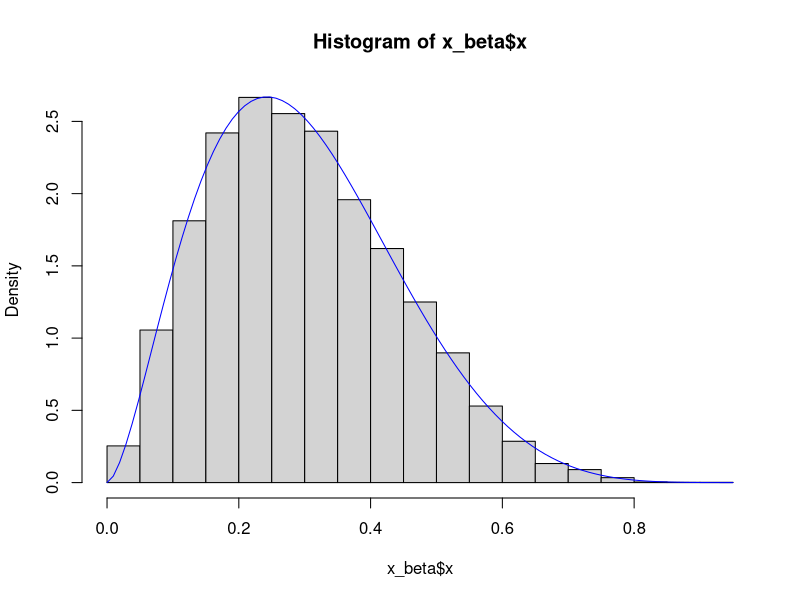
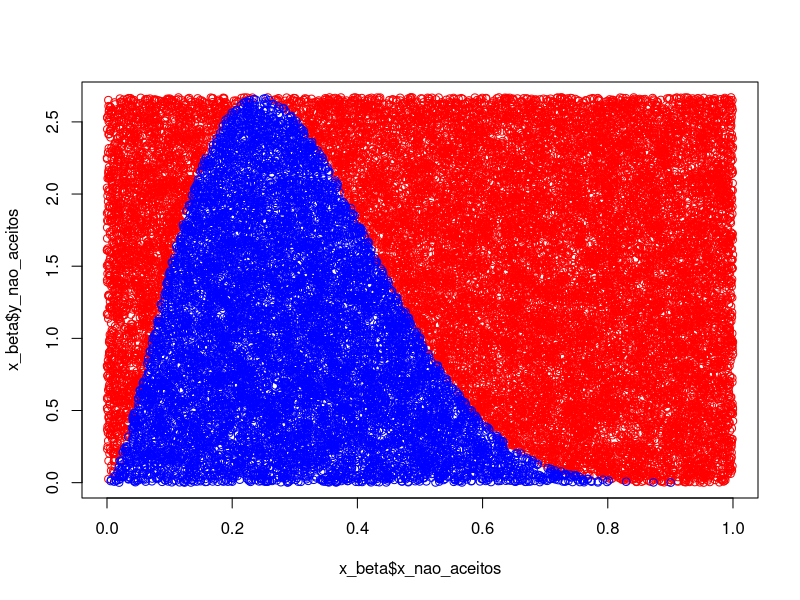
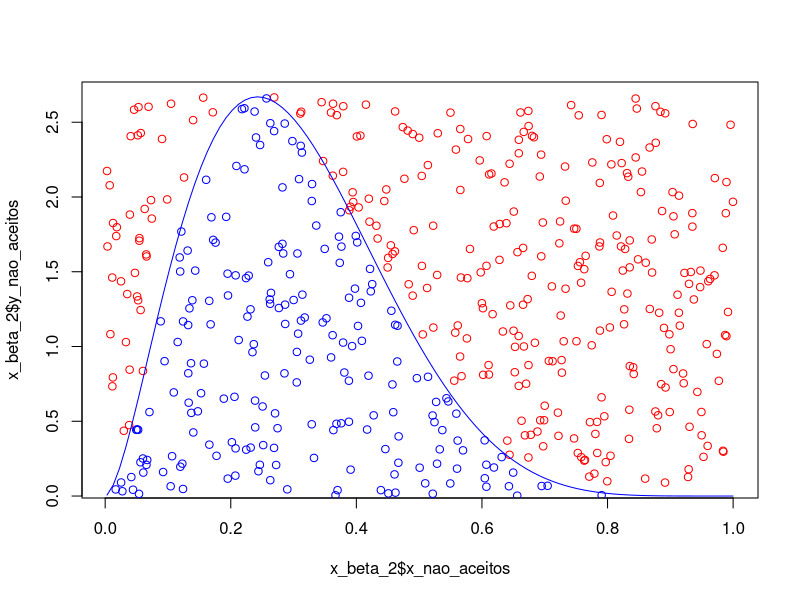
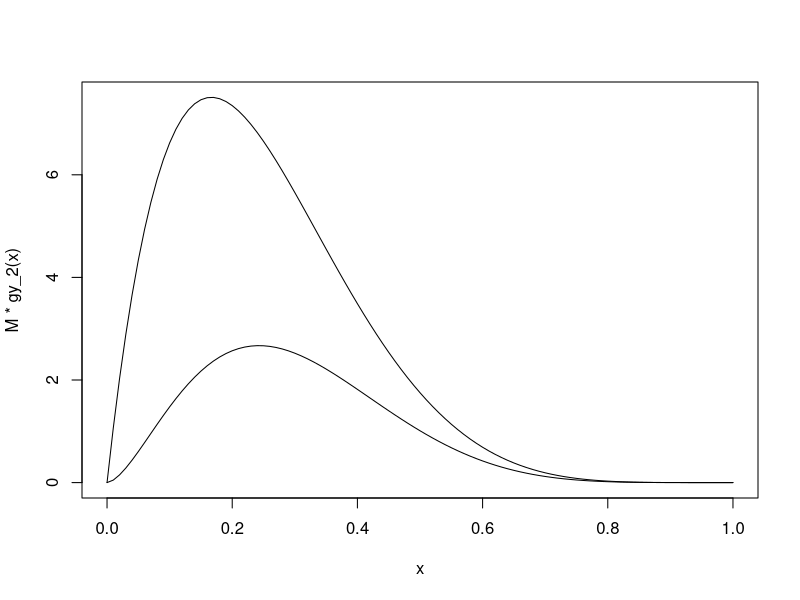
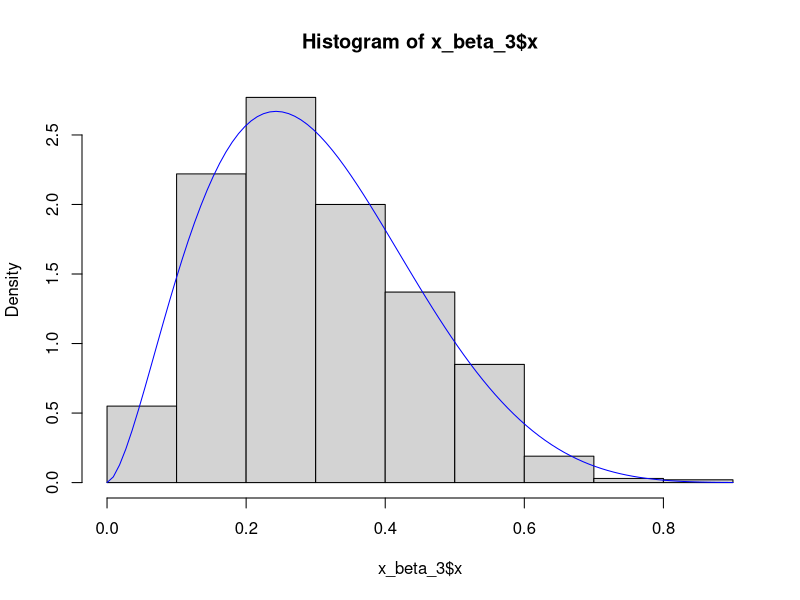
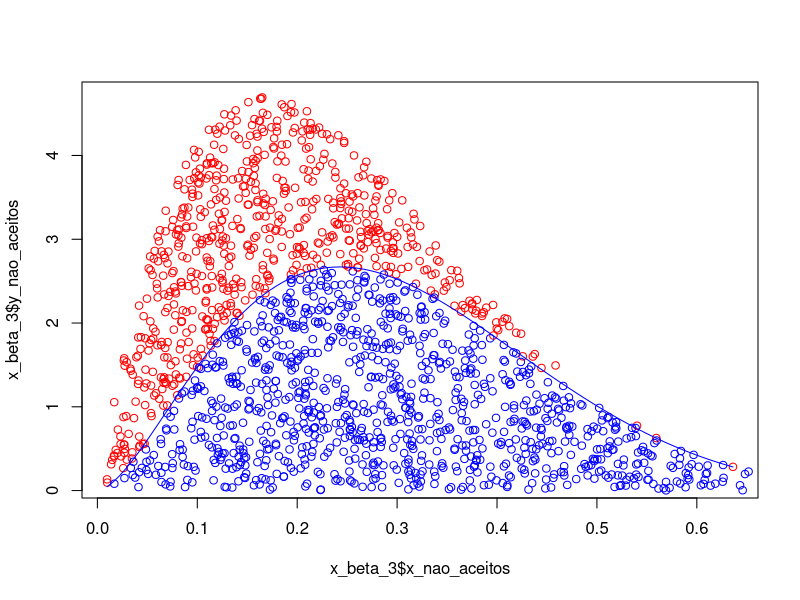
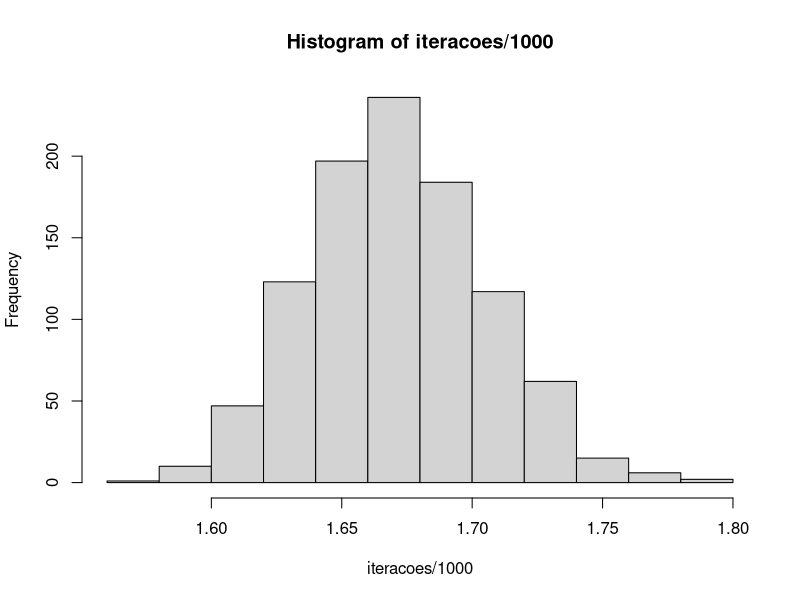

Recreate these plots in R, in order.

fx <- function(x) dbeta(x, 2.7, 6.3)

M <- optimize(f = fx, interval = c(0,1), maximum = T)$objective

rejeicao <- function(fx, gy, M, gerador_y, N = 1E4, ...){
  
  faltantes <- N
  x <- c()
  x_nao_aceito <- c()
  y <- c()
  y_nao_aceito <- c()
  gerados <- 0
  
  while(faltantes > 0){
    
    gerados <- gerados + faltantes
    
    Y <- gerador_y(faltantes, ...)
    U <- runif(faltantes)
    
    x_i <- ifelse(U <= fx(Y)/(M*gy(Y)), Y, NA)

    na_i <- is.na(x_i)
    x_i_aceito <- x_i[!na_i]
    y_i_aceito <- (U*M*gy(Y))[!na_i]
    x_i_nao_aceito <- Y[na_i]
    y_i_nao_aceito <- (U*M*gy(Y))[na_i]
    
    faltantes <- sum(na_i)
    x <- c(x, x_i_aceito)
    y <- c(y, y_i_aceito)
    x_nao_aceito <- c(x_nao_aceito, x_i_nao_aceito)
    y_nao_aceito <- c(y_nao_aceito, y_i_nao_aceito)
  }
  
  return(list(x = x, y = y, rate = N/gerados, iteracoes = gerados,
              x_nao_aceitos = x_nao_aceito, y_nao_aceitos = y_nao_aceito))
}

x_beta <- rejeicao(fx, dunif, M, runif)

hist(x_beta$x, freq = F)
curve(dbeta(x, 2.7, 6.3), add = T, col = "blue")

x_beta$x_nao_aceitos

plot(x_beta$x_nao_aceitos, x_beta$y_nao_aceitos, col = "red")
points(x_beta$x, x_beta$y, col = "blue")

x_beta_2 <- rejeicao(fx, dunif, M, runif, N = 200)
plot(x_beta_2$x_nao_aceitos, x_beta_2$y_nao_aceitos, col = "red")
points(x_beta_2$x, x_beta_2$y, col = "blue")
curve(fx, col = "blue", add = T)

# -------------------- Exemplo 2 ---------------------------

gy_2 <- function(x) dbeta(x, 2, 6)

M_2 <- optimize(f = function(x) fx(x)/gy_2(x), interval = c(0,1), maximum =T)$objective
M_2

curve(M*gy_2(x))
curve(dbeta(x, 2.7, 6.3), add = T)

x_beta_3 <- rejeicao(fx, gy_2, M_2, rbeta, shape1 = 2, shape2 = 6, N = 1000)
x_beta_3$rate

hist(x_beta_3$x, freq = F)
curve(dbeta(x, 2.7, 6.3), add = T, col = "blue")

plot(x_beta_3$x_nao_aceitos, x_beta_3$y_nao_aceitos, col = "red")
points(x_beta_3$x, x_beta_3$y, col = "blue")
curve(fx, col = "blue", add = T)

iteracoes <- replicate(1000, 
                rejeicao(fx, gy_2, M_2, rbeta, shape1 = 2, shape2 = 6, N = 1000)$iteracoes)

hist(iteracoes/1000)
mean(iteracoes/1000)

